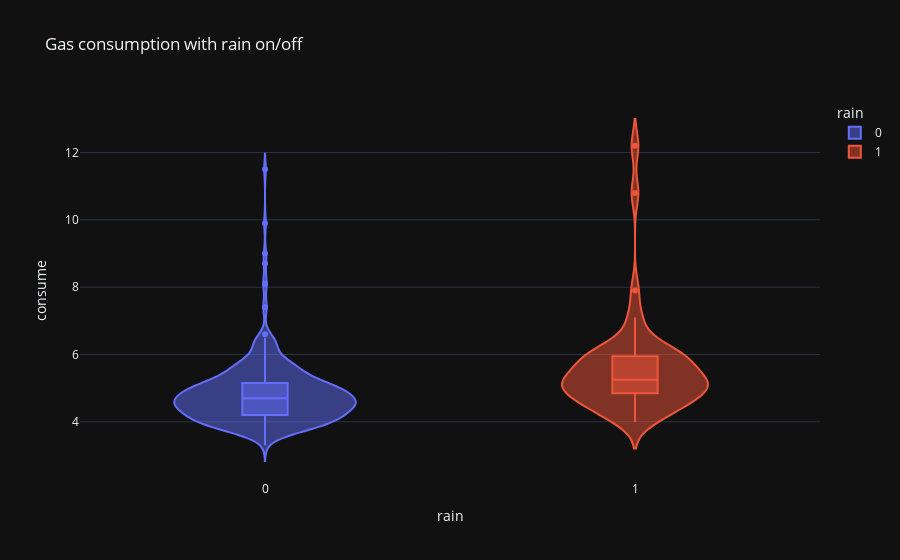

The cell this chart's notebook holds for it:
### Code cell
fig=px.violin(fuel_data_cleaned,x='rain',y='consume',color='rain',template='plotly_dark',box=True,title='Gas consumption with rain on/off')
fig.show()

### Figure 1 — Plotly figure (JSON) as saved in the notebook; plotly's stock layout.template omitted (floating-point values rounded to 4 significant figures; data arrays with more than 128 entries replaced by an {"elided": "..."} marker saying what was removed)
{"data": [{"alignmentgroup": "True", "box": {"visible": true}, "hovertemplate": "rain=%{x}<br>consume=%{y}<extra></extra>", "legendgroup": "0", "marker": {"color": "#636efa"}, "name": "0", "offsetgroup": "0", "orientation": "v", "scalegroup": "True", "showlegend": true, "type": "violin", "x": {"elided": "340 int values"}, "x0": " ", "xaxis": "x", "y": {"elided": "340 float values"}, "y0": " ", "yaxis": "y"}, {"alignmentgroup": "True", "box": {"visible": true}, "hovertemplate": "rain=%{x}<br>consume=%{y}<extra></extra>", "legendgroup": "1", "marker": {"color": "#EF553B"}, "name": "1", "offsetgroup": "1", "orientation": "v", "scalegroup": "True", "showlegend": true, "type": "violin", "x": [1, 1, 1, 1, 1, 1, 1, 1, 1, 1, 1, 1, 1, 1, 1, 1, 1, 1, 1, 1, 1, 1, 1, 1, 1, 1, 1, 1, 1, 1, 1, 1, 1, 1, 1, 1, 1, 1, 1, 1, 1, 1, 1, 1, 1, 1, 1, 1], "x0": " ", "xaxis": "x", "y": [4, 5.1, 6.1, 4.9, 5.7, 7.9, 12.2, 6.2, 4.3, 5, 5.9, 5.8, 5, 6.9, 5.4, 5.1, 6, 4.6, 4.6, 6.3, 6, 4.5, 6.1, 5.4, 4.3, 10.8, 4.6, 5, 5.2, 4.2, 5.3, 5.3, 7.1, 4.7, 5.3, 5.1, 5.1, 5.7, 5.7, 5.8, 6.1, 5.7, 4.9, 4.4, 5.1, 4.2, 5.1, 4.8], "y0": " ", "yaxis": "y"}], "layout": {"legend": {"title": {"text": "rain"}, "tracegroupgap": 0}, "title": {"text": "Gas consumption with rain on/off"}, "violinmode": "overlay", "xaxis": {"anchor": "y", "categoryarray": [0, 1], "categoryorder": "array", "domain": [0, 1], "title": {"text": "rain"}}, "yaxis": {"anchor": "x", "domain": [0, 1], "title": {"text": "consume"}}}}
